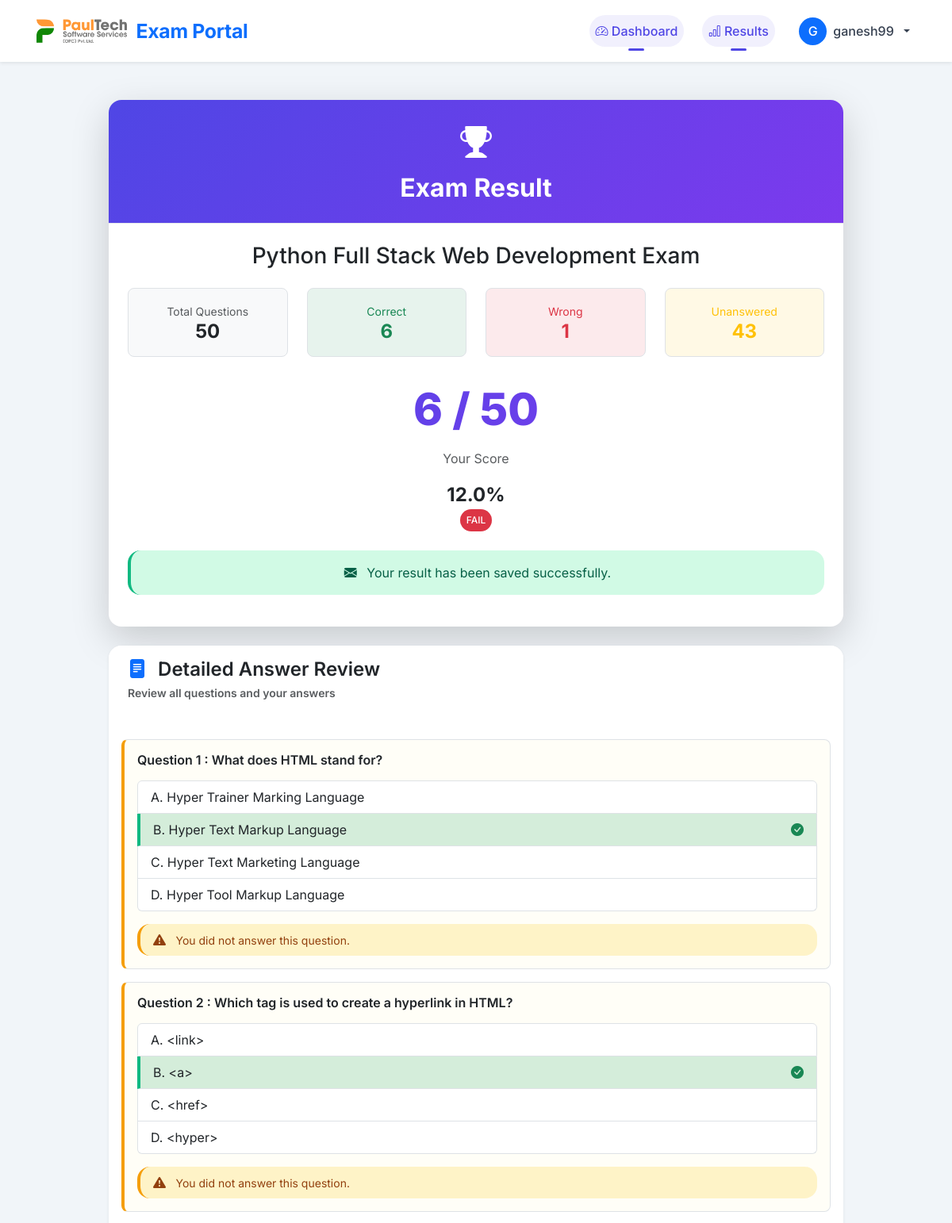
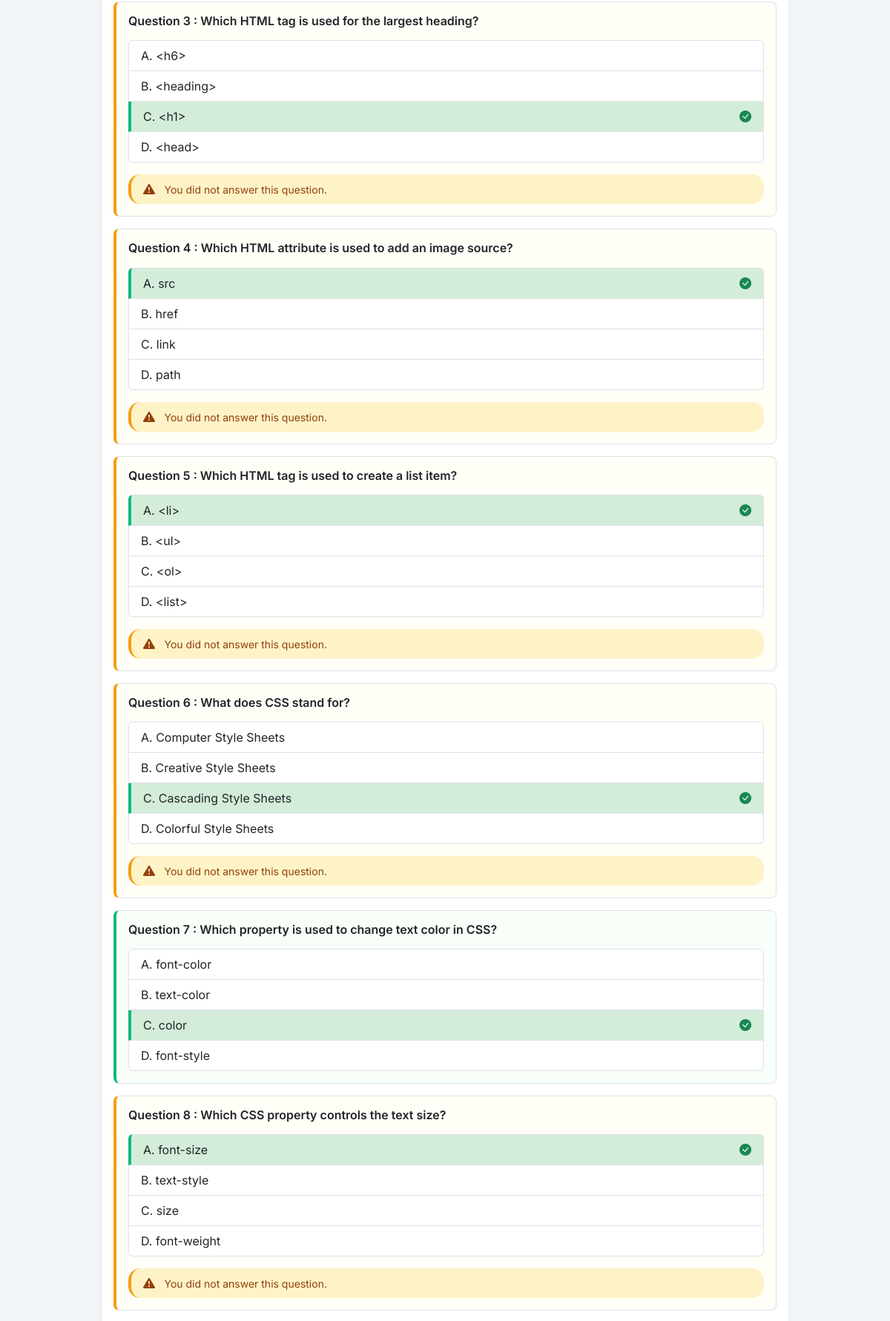
Screenshot of /result/ (signed in, upper part) with the database file from the repository (2 pictures, top to bottom).
### exams/models.py (models this page shows, shortened)
class Student(models.Model):
    username = models.CharField(max_length=100, unique=True)
    password = models.CharField(max_length=100)
    full_name = models.CharField(max_length=200)
    DOMAIN_CHOICES = [
        ("PHP Full Stack Web Development", "PHP Full Stack Web Development"),
        ("Python Full Stack Web Development", "Python Full Stack Web Development"),
        ("Java Full Stack Web Development", "Java Full Stack Web Development"),
        ("MERN Stack Development", "MERN Stack Development"),
        ("MEAN Stack Development", "MEAN Stack Development"),
        ("Data Analytics", "Data Analytics"),
        ("Cloud Computing", "Cloud Computing"),
        ("Artificial Intelligence / Machine Learning", "Artificial Intelligence / Machine Learning"),
    ]
    domain = models.CharField(max_length=200, choices=DOMAIN_CHOICES)
    created_at = models.DateTimeField(auto_now_add=True)

class ExamResult(models.Model):
    student = models.ForeignKey(Student, on_delete=models.CASCADE)
    total_questions = models.IntegerField()
    correct_answers = models.IntegerField()
    wrong_answers = models.IntegerField()
    unanswered_answers = models.IntegerField(default=0)  # FIXED: Added this field
    score = models.FloatField()  # FIXED: Changed from IntegerField to FloatField for percentage
    exam_date = models.DateTimeField(auto_now_add=True)

class Question(models.Model):
    DOMAIN_CHOICES = [
        ("PHP Full Stack Web Development", "PHP Full Stack Web Development"),
        ("Python Full Stack Web Development", "Python Full Stack Web Development"),
        ("Java Full Stack Web Development", "Java Full Stack Web Development"),
        ("MERN Stack Development", "MERN Stack Development"),
        ("MEAN Stack Development", "MEAN Stack Development"),
        ("Data Analytics", "Data Analytics"),
        ("Cloud Computing", "Cloud Computing"),
        ("Artificial Intelligence / Machine Learning", "Artificial Intelligence / Machine Learning"),
    ]
    domain = models.CharField(max_length=200, choices=DOMAIN_CHOICES)
    question_text = models.TextField()
    option_a = models.CharField(max_length=500)
    option_b = models.CharField(max_length=500)
    option_c = models.CharField(max_length=500)
    option_d = models.CharField(max_length=500)
    correct_answer = models.CharField(
        max_length=1,
        choices=[
            ("A", "Option A"),
            ("B", "Option B"),
            ("C", "Option C"),
            ("D", "Option D"),
        ]
    )
    created_at = models.DateTimeField(auto_now_add=True)

### exams/views.py (the view, shortened to what this page needs)
# urls.py: path('result/', views.result_view, name='result'),
def result_view(request):
    student_id = request.session.get("student_id")
    if not student_id:
        return redirect("login")
    try:
        student = Student.objects.get(id=student_id)
    except Student.DoesNotExist:
        return redirect("login")
    result = ExamResult.objects.filter(student=student).order_by("-id").first()
    answers = StudentAnswer.objects.filter(student=student).select_related("question")
    results = []
    for ans in answers:
        selected = ans.selected_option
        if not selected or selected == "":
            status = "unanswered"
        elif selected.upper() == ans.question.correct_answer.upper():
            status = "correct"
        else:
            status = "wrong"
        results.append({
            "question": ans.question,
            "selected_option": selected,
            "status": status
        })
    return render(request, "result.html", {
        "result": result,
        "results": results,
        "total_questions": result.total_questions,
        "correct": result.correct_answers,
        "wrong": result.wrong_answers,
        "unanswered": result.unanswered_answers,
        "score": result.score,
        "student": student
    })

### templates/result.html (shortened to what this page needs)
{% load static %}
<!DOCTYPE html>
<html lang="en">
<head>
<link href="https://cdn.jsdelivr.net/npm/bootstrap@5.3.0/dist/css/bootstrap.min.css" rel="stylesheet">
<link rel="stylesheet" href="https://cdn.jsdelivr.net/npm/bootstrap-icons@1.11.3/font/bootstrap-icons.min.css">
<link rel="stylesheet" href="{% static 'css/style.css' %}">
</head>
<body>
<nav class="navbar navbar-expand-lg bg-white shadow-sm sticky-top">
<div class="container">
<a class="navbar-brand fw-bold d-flex align-items-center gap-2" href="{% url 'dashboard' %}">
<img src="{% static 'images/logo.png' %}" alt="PaulTech Exam Portal" height="35" class="d-inline-block align-middle">
<span class="text-primary">Exam Portal</span>
</a>
<div class="collapse navbar-collapse" id="navbarMain">
<ul class="navbar-nav ms-auto align-items-center gap-3">
<li class="nav-item">
<a class="nav-link active" href="{% url 'dashboard' %}">
<i class="bi bi-speedometer2"></i> Dashboard
</a>
</li>
<li class="nav-item">
<a class="nav-link" href="{% url 'result' %}">
<i class="bi bi-bar-chart"></i> Results
</a>
</li>
<li class="nav-item dropdown">
<a class="nav-link dropdown-toggle d-flex align-items-center gap-2" data-bs-toggle="dropdown">
<div class="bg-primary text-white rounded-circle d-flex align-items-center justify-content-center"
     style="width:35px;height:35px">
{{ student.username|first|upper }}
</div>
<span>{{ student.username }}</span>
</a>
</li>
</ul>
</div>
</div>
</nav>
<main class="py-5">
<div class="container">
<div class="row">
<div class="col-lg-10 mx-auto">
{% if total_questions == 0 or not result %}
<div class="alert alert-info text-center">
<i class="bi bi-info-circle-fill fs-1"></i>
<h3 class="mt-3">No Exam Result Found</h3>
<p>You haven't taken any exam yet.</p>
<a href="{% url 'dashboard' %}" class="btn btn-primary mt-3">
Go to Dashboard
</a>
</div>
{% else %}
<div id="resultContent">
<div class="card border-0 shadow-lg rounded-4 overflow-hidden mb-4">
<div class="card-header bg-gradient-primary text-white py-4 text-center">
<i class="bi bi-trophy-fill fs-1"></i>
<h2 class="fw-bold mb-0 mt-2">
Exam Result
</h2>
</div>
<div class="card-body p-4">
<h3 class="mb-4 text-center">
{{ result.student.domain }} Exam
</h3>
<div class="row g-4 mb-4">
<div class="col-md-3 col-6">
<div class="border rounded-3 p-3 text-center bg-light">
<small class="text-muted">Total Questions</small>
<h4 class="mb-0 fw-bold">{{ total_questions }}</h4>
</div>
</div>
<div class="col-md-3 col-6">
<div class="border rounded-3 p-3 text-center bg-success bg-opacity-10">
<small class="text-success">Correct</small>
<h4 class="mb-0 fw-bold text-success">{{ correct }}</h4>
</div>
</div>
<div class="col-md-3 col-6">
<div class="border rounded-3 p-3 text-center bg-danger bg-opacity-10">
<small class="text-danger">Wrong</small>
<h4 class="mb-0 fw-bold text-danger">{{ wrong }}</h4>
</div>
</div>
<div class="col-md-3 col-6">
<div class="border rounded-3 p-3 text-center bg-warning bg-opacity-10">
<small class="text-warning">Unanswered</small>
<h4 class="mb-0 fw-bold text-warning">{{ unanswered }}</h4>
</div>
</div>
</div>
<div class="text-center my-4">
<div class="result-score">
</div>
<p class="text-muted mt-2">Your Score</p>
<div class="mt-2 fs-4 fw-bold">
{{ score }}%
</div>
{% if score >= 40 %}
<div class="badge bg-success p-2">PASS</div>
{% else %}
<div class="badge bg-danger p-2">FAIL</div>
{% endif %}
</div>
<div class="alert alert-success text-center">
<i class="bi bi-envelope-fill me-2"></i>
Your result has been saved successfully.
</div>
</div>
</div>
<div class="card border-0 shadow-sm rounded-4 overflow-hidden">
<div class="card-header bg-white border-0 py-3">
<h4 class="fw-semibold mb-0">
<i class="bi bi-file-text-fill me-2 text-primary"></i>
Detailed Answer Review
</h4>
<p class="text-muted small mt-1">
Review all questions and your answers
</p>
</div>
<div class="card-body p-3">
{% for item in results %}
<div class="border rounded-3 p-3 mb-3 result-item result-item-{{ item.status }}">
<h6 class="fw-semibold mb-3">
Question {{ forloop.counter }} :
{{ item.question.question_text }}
</h6>
<ul class="list-group">
<li class="list-group-item
{% if item.question.correct_answer == 'A' %} correct-option {% endif %}
{% if item.selected_option == 'A' and item.selected_option != item.question.correct_answer %} wrong-option {% endif %}">
A. {{ item.question.option_a }}
{% if item.question.correct_answer == 'A' %}
<i class="bi bi-check-circle-fill text-success float-end"></i>
{% endif %}
</li>
<li class="list-group-item
{% if item.question.correct_answer == 'B' %} correct-option {% endif %}
{% if item.selected_option == 'B' and item.selected_option != item.question.correct_answer %} wrong-option {% endif %}">
B. {{ item.question.option_b }}
{% if item.question.correct_answer == 'B' %}
<i class="bi bi-check-circle-fill text-success float-end"></i>
{% endif %}
</li>
<li class="list-group-item
{% if item.question.correct_answer == 'C' %} correct-option {% endif %}
{% if item.selected_option == 'C' and item.selected_option != item.question.correct_answer %} wrong-option {% endif %}">
C. {{ item.question.option_c }}
{% if item.question.correct_answer == 'C' %}
<i class="bi bi-check-circle-fill text-success float-end"></i>
{% endif %}
</li>
<li class="list-group-item
{% if item.selected_option == 'D' and item.selected_option != item.question.correct_answer %} wrong-option {% endif %}">
D. {{ item.question.option_d }}
</li>
</ul>
{% if item.selected_option == "" or item.selected_option == None %}
<div class="alert alert-warning mt-3 mb-0 py-2">
<i class="bi bi-exclamation-triangle-fill me-2"></i>
<small>You did not answer this question.</small>
</div>
{% elif item.selected_option != item.question.correct_answer %}
<div class="alert alert-info mt-3 mb-0 py-2">
<i class="bi bi-lightbulb-fill me-2"></i>
<small>Correct answer is option {{ item.question.correct_answer }}.</small>
</div>
{% endif %}
</div>
{% endfor %}
</div>
</div>
</div>
{% endif %}
</div>
</div>
</div>
</main>
</body>
</html>

### static/css/style.css (style rules this page uses)
:root { --primary: #4f46e5; --primary-dark: #4338ca; --primary-light: #818cf8; --primary-gradient: linear-gradient(135deg, #4f46e5 0%, #7c3aed 100%); --secondary: #6c757d; --success: #10b981; --warning: #f59e0b; --danger: #ef4444; --info: #3b82f6; --dark: #1e293b; --light-bg: #f8fafc; --white: #ffffff; --gray-50: #f9fafb; --gray-100: #f3f4f6; --gray-200: #e5e7eb; --gray-300: #d1d5db; --gray-400: #9ca3af; --gray-500: #6b7280; --gray-600: #4b5563; --gray-700: #374151; --gray-800: #1f2937; --gray-900: #111827; --card-shadow: 0 25px 50px -12px rgba(0, 0, 0, 0.25); --hover-shadow: 0 35px 60px -15px rgba(0, 0, 0, 0.3); --border-radius-sm: 0.75rem; --border-radius-md: 1rem; --border-radius-lg: 1.25rem; --border-radius-xl: 1.5rem; --border-radius-2xl: 2rem; --transition-fast: 0.2s ease; --transition-base: 0.3s ease; --transition-slow: 0.4s ease; }
* { margin: 0; padding: 0; box-sizing: border-box; }
body { font-family: 'Inter', -apple-system, BlinkMacSystemFont, 'Segoe UI', Roboto, Helvetica, Arial, sans-serif; background-color: #f1f5f9; color: var(--gray-800); line-height: 1.5; overflow-x: hidden; }
.navbar { background: rgba(255, 255, 255, 0.98) !important; backdrop-filter: blur(8px); box-shadow: 0 1px 2px rgba(0, 0, 0, 0.03), 0 2px 6px rgba(0, 0, 0, 0.05); padding: 0.85rem 0; transition: all var(--transition-base); }
.navbar-brand { font-weight: 800; font-size: 1.55rem; letter-spacing: -0.3px; transition: transform var(--transition-fast); display: flex; align-items: center; }
.nav-link { font-weight: 500; margin: 0 0.2rem; border-radius: 40px; transition: all var(--transition-fast); color: var(--gray-700) !important; position: relative; }
.nav-link:hover, .nav-link.active { color: var(--primary) !important; background-color: rgba(79, 70, 229, 0.08); }
.nav-link.active::after { content: ''; position: absolute; bottom: -5px; left: 50%; transform: translateX(-50%); width: 20px; height: 3px; background: var(--primary); border-radius: 3px; }
.card { border: none; border-radius: var(--border-radius-lg); background: var(--white); transition: all var(--transition-base); box-shadow: 0 20px 35px -12px rgba(0, 0, 0, 0.08); overflow: hidden; }
.card-header { background: var(--white); border-bottom: 1px solid var(--gray-200); padding: 1.25rem 1.5rem; font-weight: 600; }
.card-body { padding: 1.5rem; }
.result-score { font-size: 3.5rem; font-weight: 800; background: var(--primary-gradient); -webkit-background-clip: text; background-clip: text; color: transparent; }
.bg-gradient-primary { background: var(--primary-gradient); }
.result-item { transition: all 0.3s ease; }
.result-item-unanswered { border-left: 4px solid var(--warning) !important; background-color: #fffef7; }
.result-item-correct { border-left: 4px solid var(--success) !important; background-color: #f8fff9; }
.correct-option { background-color: #d4edda !important; border-left: 4px solid var(--success) !important; position: relative; }
.alert { border-radius: var(--border-radius-md); border: none; }
.alert-warning { background-color: #fef3c7; color: #92400e; border-left: 4px solid var(--warning); }
.alert-success { background-color: #d1fae5; color: #065f46; border-left: 4px solid var(--success); }
.badge { font-weight: 500; padding: 0.35rem 0.85rem; border-radius: 40px; }
@media (min-width: 1200px) { .container { max-width: 1140px; } }
.card, .welcome-banner, .question-container { animation: fadeInUp 0.5s ease-out; }
html { scroll-behavior: smooth; }

### rows the page displays
Student: username|first "G", username "ganesh99"
ExamResult: student.domain "Python Full Stack Web Development", score "12.0"
Question: question.question_text "What does HTML stand for?", question.option_a "Hyper Trainer Marking Language", question.option_b "Hyper Text Markup Language", question.option_c "Hyper Text Marketing Language", question.option_d "Hyper Tool Markup Language", shows "You did not answer this question."
Question: question.question_text "Which tag is used to create a hyperlink in HTML?", question.option_a "<link>", question.option_b "<a>", question.option_c "<href>", question.option_d "<hyper>", shows "You did not answer this question."
Question: question.question_text "Which HTML tag is used for the largest heading?", question.option_a "<h6>", question.option_b "<heading>", question.option_c "<h1>", question.option_d "<head>", shows "You did not answer this question."
Question: question.question_text "Which HTML attribute is used to add an image source?", question.option_a "src", question.option_b "href", question.option_c "link", question.option_d "path", shows "You did not answer this question."
Question: question.question_text "Which HTML tag is used to create a list item?", question.option_a "<li>", question.option_b "<ul>", question.option_c "<ol>", question.option_d "<list>", shows "You did not answer this question."
Question: question.question_text "What does CSS stand for?", question.option_a "Computer Style Sheets", question.option_b "Creative Style Sheets", question.option_c "Cascading Style Sheets", question.option_d "Colorful Style Sheets", shows "You did not answer this question."
Question: question.question_text "Which property is used to change text color in CSS?", question.option_a "font-color", question.option_b "text-color", question.option_c "color", question.option_d "font-style"
Question: question.question_text "Which CSS property controls the text size?", question.option_a "font-size", question.option_b "text-style", question.option_c "size", question.option_d "font-weight", shows "You did not answer this question."

### other values shown
{{ total_questions }} "50"
{{ correct }} "6"
{{ wrong }} "1"
{{ unanswered }} "43"
